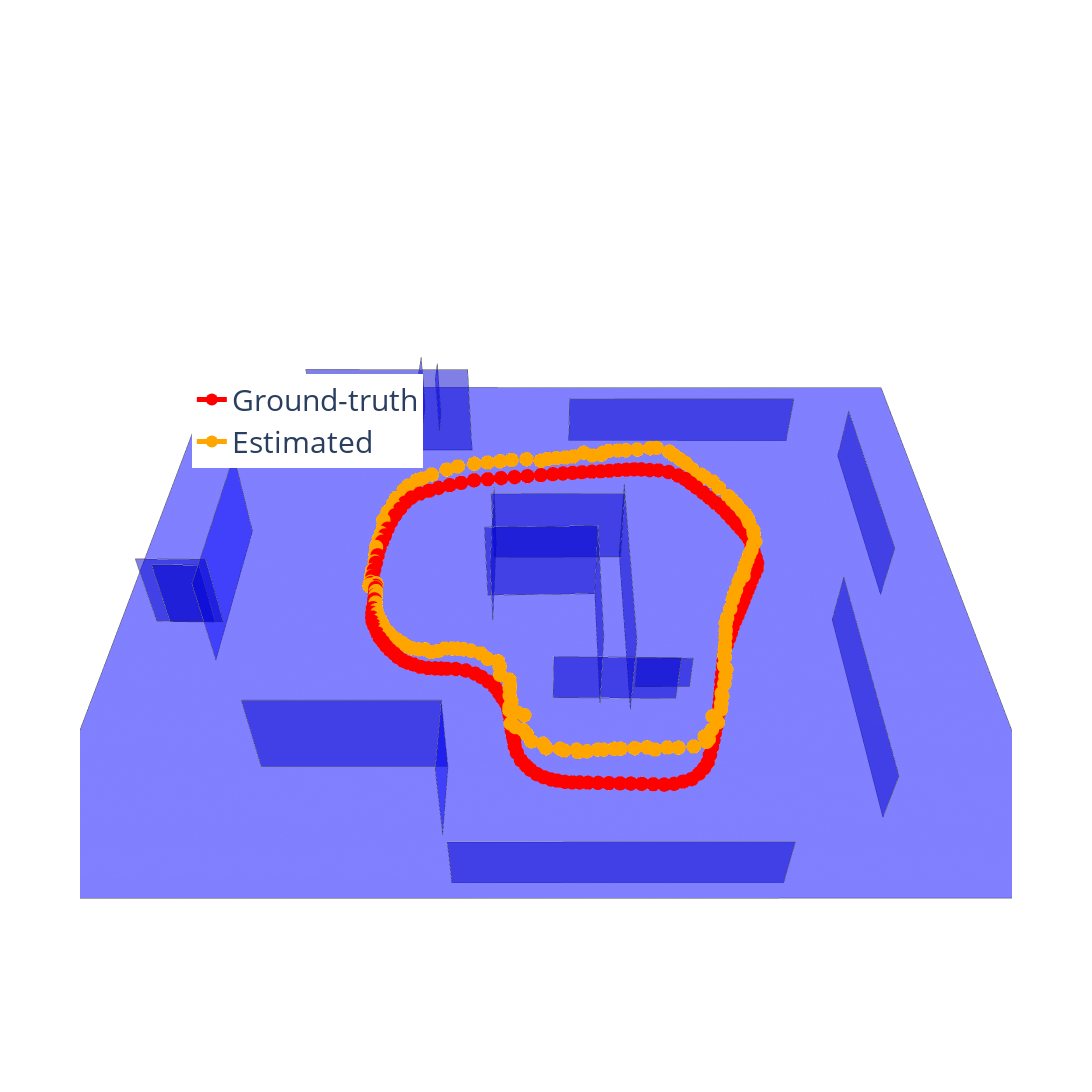

Notebook code for this chart:
### Code cell
# Plot merge
camera = dict(
    up=dict(x=0, y=0, z=1),
    center=dict(x=0, y=0, z=0),
    eye=dict(x=0, y=-1.75, z=1.75)
)

fig = go.Figure(data=map_final.plot_trace(colors=['blue'], showlegend=False)+[gt_traj_trace, est_traj_trace])
fig.update_layout(width=2500, height=1600, scene=dict(aspectmode='data',
    xaxis=dict(visible=False), yaxis=dict(visible=False), zaxis=dict(visible=False)),
    legend=dict(font=dict(size=30), yanchor="top", y=0.7, xanchor="left", x=0.12),
    scene_camera=camera)
fig.update_layout(legend= {'itemsizing': 'constant'})
fig.show()

### Figure 1 — Plotly figure (JSON) as saved in the notebook; plotly's stock layout.template omitted (floating-point values rounded to 4 significant figures; data arrays with more than 128 entries replaced by an {"elided": "..."} marker saying what was removed)
{"data": [{"color": "blue", "i": [0, 0], "j": [1, 2], "k": [2, 3], "name": "0", "opacity": 0.5, "showlegend": false, "type": "mesh3d", "x": [-3.123, 2.976, 2.969, -3.13], "y": [-2.404, -2.395, 2.67, 2.662], "z": [0.05765, 0.04675, -0.06833, -0.05743]}, {"line": {"color": "rgb(70,70,70)", "width": 1}, "mode": "lines", "showlegend": false, "type": "scatter3d", "x": [-3.123, 2.976, 2.969, -3.13, -3.123], "y": [-2.404, -2.395, 2.67, 2.662, -2.404], "z": [0.05765, 0.04675, -0.06833, -0.05743, 0.05765]}, {"color": "blue", "i": [0, 0], "j": [1, 2], "k": [2, 3], "name": "1", "opacity": 0.5, "showlegend": false, "type": "mesh3d", "x": [0.1195, 2.003, 2.004, 0.1203], "y": [1.963, 1.966, 1.976, 1.973], "z": [-0.1088, -0.1121, 0.3295, 0.3329]}, {"line": {"color": "rgb(70,70,70)", "width": 1}, "mode": "lines", "showlegend": false, "type": "scatter3d", "x": [0.1195, 2.003, 2.004, 0.1203, 0.1195], "y": [1.963, 1.966, 1.976, 1.973, 1.963], "z": [-0.1088, -0.1121, 0.3295, 0.3329, -0.1088]}, {"color": "blue", "i": [0, 0], "j": [1, 2], "k": [2, 3], "name": "2", "opacity": 0.5, "showlegend": false, "type": "mesh3d", "x": [-2.025, -0.7138, -0.7123, -2.024], "y": [1.869, 1.871, 1.89, 1.888], "z": [-0.1376, -0.14, 0.6862, 0.6886]}, {"line": {"color": "rgb(70,70,70)", "width": 1}, "mode": "lines", "showlegend": false, "type": "scatter3d", "x": [-2.025, -0.7138, -0.7123, -2.024, -2.025], "y": [1.869, 1.871, 1.89, 1.888, 1.869], "z": [-0.1376, -0.14, 0.6862, 0.6886, -0.1376]}, {"color": "blue", "i": [0, 0], "j": [1, 2], "k": [2, 3], "name": "3", "opacity": 0.5, "showlegend": false, "type": "mesh3d", "x": [-2.374, -2.376, -2.375, -2.373], "y": [-0.5843, 0.7488, 0.7659, -0.5672], "z": [-0.001301, -0.03158, 0.7213, 0.7516]}, {"line": {"color": "rgb(70,70,70)", "width": 1}, "mode": "lines", "showlegend": false, "type": "scatter3d", "x": [-2.374, -2.376, -2.375, -2.373, -2.374], "y": [-0.5843, 0.7488, 0.7659, -0.5672, -0.5843], "z": [-0.001301, -0.03158, 0.7213, 0.7516, -0.001301]}, {"color": "blue", "i": [0, 0], "j": [1, 2], "k": [2, 3], "name": "4", "opacity": 0.5, "showlegend": false, "type": "mesh3d", "x": [-0.7002, -1.888, -1.887, -0.699], "y": [-1.483, -1.484, -1.469, -1.468], "z": [0.0273, 0.02942, 0.6972, 0.6951]}, {"line": {"color": "rgb(70,70,70)", "width": 1}, "mode": "lines", "showlegend": false, "type": "scatter3d", "x": [-0.7002, -1.888, -1.887, -0.699, -0.7002], "y": [-1.483, -1.484, -1.469, -1.468, -1.483], "z": [0.0273, 0.02942, 0.6972, 0.6951, 0.0273]}, {"color": "blue", "i": [0, 0], "j": [1, 2], "k": [2, 3], "name": "5", "opacity": 0.5, "showlegend": false, "type": "mesh3d", "x": [-0.461, -0.4598, -0.4589, -0.46], "y": [0.5976, -0.2172, -0.2043, 0.6105], "z": [-0.01698, 0.001532, 0.5664, 0.5479]}, {"line": {"color": "rgb(70,70,70)", "width": 1}, "mode": "lines", "showlegend": false, "type": "scatter3d", "x": [-0.461, -0.4598, -0.4589, -0.46, -0.461], "y": [0.5976, -0.2172, -0.2043, 0.6105, 0.5976], "z": [-0.01698, 0.001532, 0.5664, 0.5479, -0.01698]}, {"color": "blue", "i": [0, 0], "j": [1, 2], "k": [2, 3], "name": "6", "opacity": 0.5, "showlegend": false, "type": "mesh3d", "x": [1.317, -0.6297, -0.6289, 1.318], "y": [-2.275, -2.278, -2.268, -2.265], "z": [0.005444, 0.008923, 0.4471, 0.4437]}, {"line": {"color": "rgb(70,70,70)", "width": 1}, "mode": "lines", "showlegend": false, "type": "scatter3d", "x": [1.317, -0.6297, -0.6289, 1.318, 1.317], "y": [-2.275, -2.278, -2.268, -2.265, -2.275], "z": [0.005444, 0.008923, 0.4471, 0.4437, 0.005444]}, {"color": "blue", "i": [0, 0], "j": [1, 2], "k": [2, 3], "name": "7", "opacity": 0.5, "showlegend": false, "type": "mesh3d", "x": [0.2833, 0.2847, 0.2859, 0.2845], "y": [0.05975, -0.9806, -0.9652, 0.07512], "z": [-0.01406, 0.009569, 0.6864, 0.6627]}, {"line": {"color": "rgb(70,70,70)", "width": 1}, "mode": "lines", "showlegend": false, "type": "scatter3d", "x": [0.2833, 0.2847, 0.2859, 0.2845, 0.2833], "y": [0.05975, -0.9806, -0.9652, 0.07512, 0.05975], "z": [-0.01406, 0.009569, 0.6864, 0.6627, -0.01406]}, {"color": "blue", "i": [0, 0], "j": [1, 2], "k": [2, 3], "name": "8", "opacity": 0.5, "showlegend": false, "type": "mesh3d", "x": [2.414, 2.414, 2.418, 2.419], "y": [1.767, 0.1062, 0.1191, 1.78], "z": [-0.1166, -0.07099, 0.3995, 0.3539]}, {"line": {"color": "rgb(70,70,70)", "width": 1}, "mode": "lines", "showlegend": false, "type": "scatter3d", "x": [2.414, 2.414, 2.418, 2.419, 2.414], "y": [1.767, 0.1062, 0.1191, 1.78, 1.767], "z": [-0.1166, -0.07099, 0.3995, 0.3539, -0.1166]}, {"color": "blue", "i": [0, 0], "j": [1, 2], "k": [2, 3], "name": "9", "opacity": 0.5, "showlegend": false, "type": "mesh3d", "x": [0.4895, -0.4717, -0.4714, 0.4898], "y": [0.4048, 0.4009, 0.4215, 0.4254], "z": [0.02309, 0.02378, 0.6489, 0.6482]}, {"line": {"color": "rgb(70,70,70)", "width": 1}, "mode": "lines", "showlegend": false, "type": "scatter3d", "x": [0.4895, -0.4717, -0.4714, 0.4898, 0.4895], "y": [0.4048, 0.4009, 0.4215, 0.4254, 0.4048], "z": [0.02309, 0.02378, 0.6489, 0.6482, 0.02309]}, {"color": "blue", "i": [0, 0], "j": [1, 2], "k": [2, 3], "name": "10", "opacity": 0.5, "showlegend": false, "type": "mesh3d", "x": [1.993, 1.991, 1.995, 1.997], "y": [-0.1796, -1.842, -1.831, -0.169], "z": [-0.02922, 0.01151, 0.4451, 0.4044]}, {"line": {"color": "rgb(70,70,70)", "width": 1}, "mode": "lines", "showlegend": false, "type": "scatter3d", "x": [1.993, 1.991, 1.995, 1.997, 1.993], "y": [-0.1796, -1.842, -1.831, -0.169, -0.1796], "z": [-0.02922, 0.01151, 0.4451, 0.4044, -0.02922]}, {"color": "blue", "i": [0, 0], "j": [1, 2], "k": [2, 3], "name": "11", "opacity": 0.5, "showlegend": false, "type": "mesh3d", "x": [0.4855, 0.4848, 0.4907, 0.4914], "y": [-1.021, 0.5108, 0.5312, -1.0], "z": [0.01104, -0.0348, 0.6468, 0.6927]}, {"line": {"color": "rgb(70,70,70)", "width": 1}, "mode": "lines", "showlegend": false, "type": "scatter3d", "x": [0.4855, 0.4848, 0.4907, 0.4914, 0.4855], "y": [-1.021, 0.5108, 0.5312, -1.0, -1.021], "z": [0.01104, -0.0348, 0.6468, 0.6927, 0.01104]}, {"color": "blue", "i": [0, 0], "j": [1, 2], "k": [2, 3], "name": "12", "opacity": 0.5, "showlegend": false, "type": "mesh3d", "x": [-0.7006, -0.7002, -0.699, -0.6994], "y": [-1.98, -1.483, -1.468, -1.965], "z": [0.0386, 0.0273, 0.6951, 0.7064]}, {"line": {"color": "rgb(70,70,70)", "width": 1}, "mode": "lines", "showlegend": false, "type": "scatter3d", "x": [-0.7006, -0.7002, -0.699, -0.6994, -0.7006], "y": [-1.98, -1.483, -1.468, -1.965, -1.98], "z": [0.0386, 0.0273, 0.6951, 0.7064, 0.0386]}, {"color": "blue", "i": [0, 0], "j": [1, 2], "k": [2, 3], "name": "13", "opacity": 0.5, "showlegend": false, "type": "mesh3d", "x": [-0.02939, 0.7909, 0.7946, -0.02572], "y": [-0.9535, -0.9543, -0.9441, -0.9433], "z": [0.05371, 0.04647, 0.4607, 0.4679]}, {"line": {"color": "rgb(70,70,70)", "width": 1}, "mode": "lines", "showlegend": false, "type": "scatter3d", "x": [-0.02939, 0.7909, 0.7946, -0.02572, -0.02939], "y": [-0.9535, -0.9543, -0.9441, -0.9433, -0.9535], "z": [0.05371, 0.04647, 0.4607, 0.4679, 0.05371]}, {"color": "blue", "i": [0, 0], "j": [1, 2], "k": [2, 3], "name": "14", "opacity": 0.5, "showlegend": false, "type": "mesh3d", "x": [-0.5065, 0.2833, 0.2845, -0.5054], "y": [0.04278, 0.05975, 0.07512, 0.05816], "z": [-0.01229, -0.01406, 0.6627, 0.6645]}, {"line": {"color": "rgb(70,70,70)", "width": 1}, "mode": "lines", "showlegend": false, "type": "scatter3d", "x": [-0.5065, 0.2833, 0.2845, -0.5054, -0.5065], "y": [0.04278, 0.05975, 0.07512, 0.05816, 0.04278], "z": [-0.01229, -0.01406, 0.6627, 0.6645, -0.01229]}, {"color": "blue", "i": [0, 0], "j": [1, 2], "k": [2, 3], "name": "15", "opacity": 0.5, "showlegend": false, "type": "mesh3d", "x": [-2.701, -2.387, -2.383, -2.696], "y": [-0.376, -0.376, -0.3596, -0.3597], "z": [0.1661, 0.1634, 0.7132, 0.716]}, {"line": {"color": "rgb(70,70,70)", "width": 1}, "mode": "lines", "showlegend": false, "type": "scatter3d", "x": [-2.701, -2.387, -2.383, -2.696, -2.701], "y": [-0.376, -0.376, -0.3596, -0.3597, -0.376], "z": [0.1661, 0.1634, 0.7132, 0.716, 0.1661]}, {"color": "blue", "i": [0, 0], "j": [1, 2], "k": [2, 3], "name": "16", "opacity": 0.5, "showlegend": false, "type": "mesh3d", "x": [-2.85, -2.377, -2.372, -2.846], "y": [-0.2686, -0.269, -0.2547, -0.2543], "z": [0.04837, 0.0449, 0.6625, 0.6659]}, {"line": {"color": "rgb(70,70,70)", "width": 1}, "mode": "lines", "showlegend": false, "type": "scatter3d", "x": [-2.85, -2.377, -2.372, -2.846, -2.85], "y": [-0.2686, -0.269, -0.2547, -0.2543, -0.2686], "z": [0.04837, 0.0449, 0.6625, 0.6659, 0.04837]}, {"color": "blue", "i": [0, 0], "j": [1, 2], "k": [2, 3], "name": "17", "opacity": 0.5, "showlegend": false, "type": "mesh3d", "x": [-1.12, -1.12, -1.116, -1.116], "y": [1.879, 2.145, 2.158, 1.892], "z": [0.1207, 0.1138, 0.6221, 0.6289]}, {"line": {"color": "rgb(70,70,70)", "width": 1}, "mode": "lines", "showlegend": false, "type": "scatter3d", "x": [-1.12, -1.12, -1.116, -1.116, -1.12], "y": [1.879, 2.145, 2.158, 1.892, 1.879], "z": [0.1207, 0.1138, 0.6221, 0.6289, 0.1207]}, {"color": "blue", "i": [0, 0], "j": [1, 2], "k": [2, 3], "name": "18", "opacity": 0.5, "showlegend": false, "type": "mesh3d", "x": [-0.989, -0.9897, -0.9875, -0.9868], "y": [1.92, 2.152, 2.17, 1.937], "z": [0.03456, 0.02676, 0.5483, 0.5561]}, {"line": {"color": "rgb(70,70,70)", "width": 1}, "mode": "lines", "showlegend": false, "type": "scatter3d", "x": [-0.989, -0.9897, -0.9875, -0.9868, -0.989], "y": [1.92, 2.152, 2.17, 1.937, 1.92], "z": [0.03456, 0.02676, 0.5483, 0.5561, 0.03456]}, {"color": "blue", "i": [0, 0], "j": [1, 2], "k": [2, 3], "name": "19", "opacity": 0.5, "showlegend": false, "type": "mesh3d", "x": [0.8884, 0.5216, 0.521, 0.8878], "y": [-0.8731, -0.8748, -0.8659, -0.8642], "z": [0.07054, 0.06987, 0.3568, 0.3575]}, {"line": {"color": "rgb(70,70,70)", "width": 1}, "mode": "lines", "showlegend": false, "type": "scatter3d", "x": [0.8884, 0.5216, 0.521, 0.8878, 0.8884], "y": [-0.8731, -0.8748, -0.8659, -0.8642, -0.8731], "z": [0.07054, 0.06987, 0.3568, 0.3575, 0.07054]}, {"marker": {"color": "red", "size": 5}, "name": "Ground-truth", "type": "scatter3d", "x": {"elided": "173 float values"}, "y": {"elided": "173 float values"}, "z": {"elided": "173 float values"}}, {"marker": {"color": "orange", "size": 5}, "name": "Estimated", "type": "scatter3d", "x": {"elided": "173 float values"}, "y": {"elided": "173 float values"}, "z": {"elided": "173 float values"}}], "layout": {"height": 1600, "legend": {"font": {"size": 30}, "itemsizing": "constant", "x": 0.12, "xanchor": "left", "y": 0.7, "yanchor": "top"}, "scene": {"aspectmode": "data", "camera": {"center": {"x": 0, "y": 0, "z": 0}, "eye": {"x": 0, "y": -1.75, "z": 1.75}, "up": {"x": 0, "y": 0, "z": 1}}, "xaxis": {"visible": false}, "yaxis": {"visible": false}, "zaxis": {"visible": false}}, "width": 2500}}
